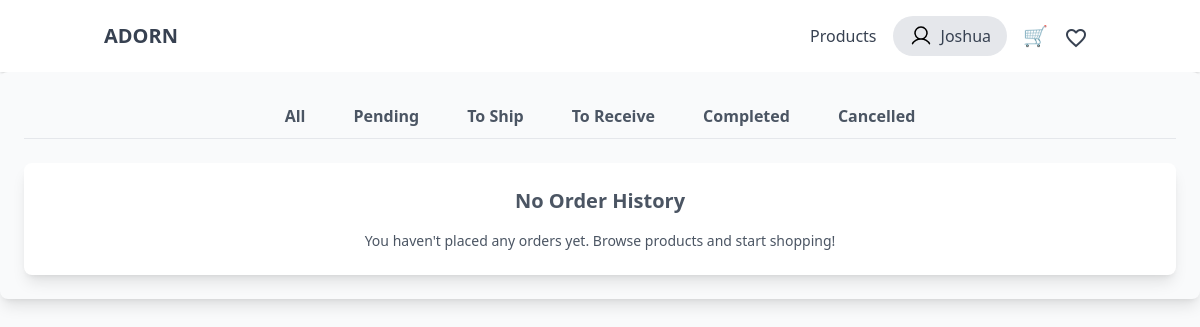
Before: /customer/orders.php (signed in) with the older database file.
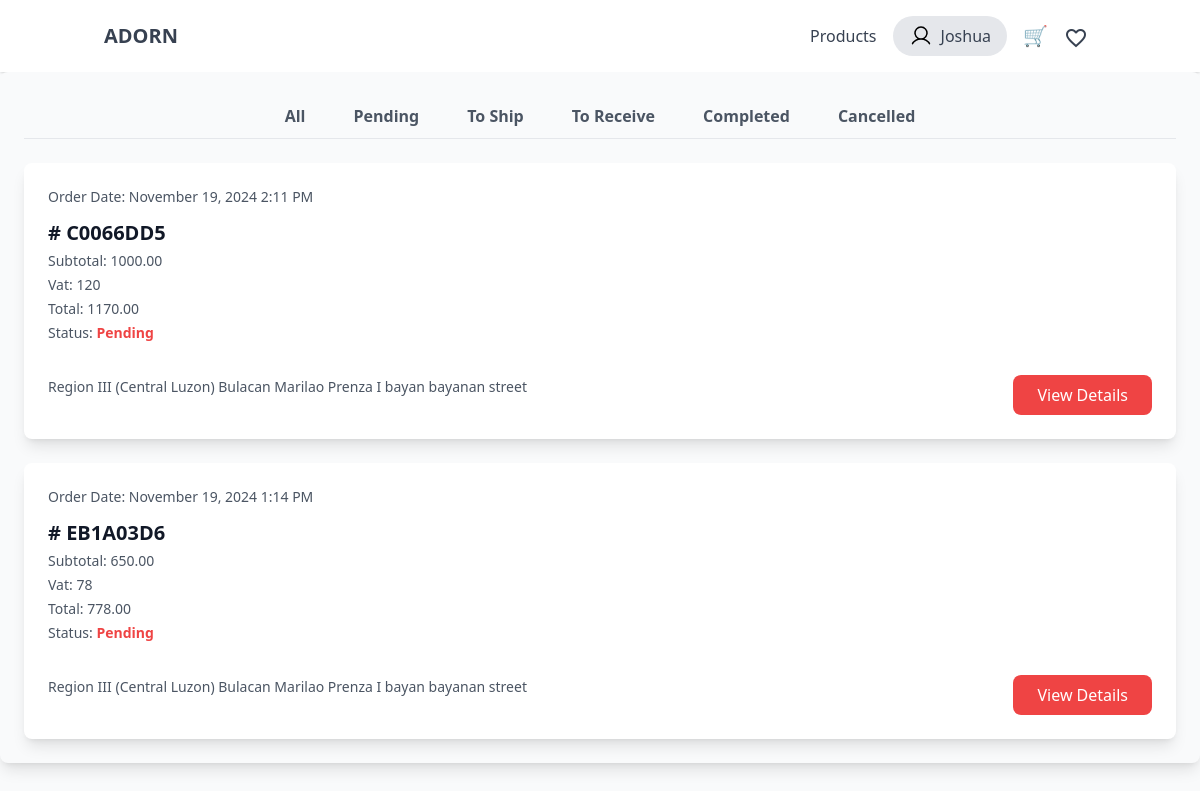
After: the same page with the newer database file.
### tables this page shows
CREATE TABLE `orders` (
  `order_id` int(11) NOT NULL,
  `order_code` varchar(255) NOT NULL,
  `order_user_id` int(11) NOT NULL,
  `mode_of_payment` varchar(255) NOT NULL,
  `proof_of_payment` varchar(255) DEFAULT NULL,
  `subtotal` decimal(10,2) NOT NULL,
  `vat` float NOT NULL,
  `sf` decimal(10,2) DEFAULT NULL,
  `total` decimal(10,2) NOT NULL,
  `delivery_address` varchar(255) NOT NULL,
  `order_date` datetime NOT NULL,
  `delivered_date` decimal(10,2) DEFAULT NULL,
  `order_status` varchar(60) NOT NULL,
  `reject_reason` varchar(255) DEFAULT NULL,
  `proof_of_del` varchar(255) DEFAULT NULL
);

### customer/orders.php (called while the page is built)
<?php
include "component/header.php";
include "backend/end-points/list_order.php";
?>
<?php include "component/footer.php"; ?>

### customer/backend/db.php (called while the page is built, shortened)
<?php
class db_connect
{
    public $host = db_host;
    public $user = db_user;
    public $pass = db_pass;
    public $name = db_name;
    public function connect()
    {
        try {
            $this->conn = new mysqli($this->host, $this->user, $this->pass, $this->name);
        } catch (\Throwable $th) {
            header("Location:setup.php");
        }
    }
}

### customer/backend/class.php (called while the page is built, shortened)
<?php
include ('db.php');
class global_class extends db_connect
{
    public function fetch_order($userID){
        $query = $this->conn->prepare("SELECT * FROM orders WHERE orders.order_user_id = '$userID' ORDER BY order_date DESC");
        if ($query->execute()) {
            $result = $query->get_result();
            return $result;
        }
    }
}

### customer/backend/end-points/list_order.php (the view, shortened to what this page needs)
<div class="flex flex-col lg:flex-row gap-6">
  <main class="flex-1 p-6 bg-gray-50 rounded-lg shadow-lg">
    <div class="flex justify-center space-x-4 space-y-2 md:space-y-0 md:space-x-4 border-b mb-6 overflow-x-auto whitespace-nowrap">
      <a href="#" class="py-2 px-4 border-b-2 border-transparent text-gray-600 hover:text-red-500 hover:border-red-500 font-semibold transition-all duration-200" data-status="all">All</a>
      <a href="#" class="py-2 px-4 text-gray-600 hover:text-red-500 font-semibold transition-all duration-200" data-status="pending">Pending</a>
      <a href="#" class="py-2 px-4 text-gray-600 hover:text-red-500 font-semibold transition-all duration-200" data-status="accept">To Ship</a>
      <a href="#" class="py-2 px-4 text-gray-600 hover:text-red-500 font-semibold transition-all duration-200" data-status="shipped">To Receive</a>
      <a href="#" class="py-2 px-4 text-gray-600 hover:text-red-500 font-semibold transition-all duration-200" data-status="delivered">Completed</a>
      <a href="#" class="py-2 px-4 text-gray-600 hover:text-red-500 font-semibold transition-all duration-200" data-status="canceled">Cancelled</a>
    </div>
    <div class="space-y-6">
      <?php
      $fetch_orders = $db->fetch_order($userID);
      if ($fetch_orders->num_rows > 0):
        while ($order = $fetch_orders->fetch_assoc()):
          $orderStatusClass = strtolower(str_replace(' ', '-', $order['order_status']));
      ?>
      <div class="bg-white shadow-lg rounded-lg p-6 transition-all duration-300 hover:shadow-xl order-card <?=$orderStatusClass?>">
        <div class="flex flex-wrap items-center gap-6">
          <div>
            <p class="text-sm text-gray-600 mb-3">Order Date: <?= date('F j, Y g:i A', strtotime($order['order_date'])) ?></p>
            <p class="font-bold text-xl text-gray-900"># <?=$order['order_code']?></p>
            <p class="text-sm text-gray-600 mt-1">Subtotal: <?=$order['subtotal']?></p>
            <p class="text-sm text-gray-600 mt-1">Vat: <?=$order['vat']?></p>
            <p class="text-sm text-gray-600 mt-1">Total: <?=$order['total']?></p>
            <p class="text-sm text-gray-600 mt-1">Status: <span class="font-semibold text-red-500"><?=$order['order_status']?></span></p>
          </div>
        </div>
        <div class="flex flex-wrap justify-between items-center mt-4 gap-4">
          <p class="text-sm text-gray-600"><?=$order['delivery_address']?></p>
          <div class="flex space-x-4 mt-4">
            <button class="bg-red-500 text-white px-6 py-2 rounded-lg hover:bg-red-600 transition-colors duration-300" onclick="location.href='view_order_details.php?order_id=<?=$order['order_id']?>'">View Details</button>
          </div>
        </div>
      </div>
      <?php endwhile; ?>
      <?php else: ?>
      <div class="bg-white shadow-lg rounded-lg p-6 text-center text-gray-600">
        <p class="text-xl font-semibold">No Order History</p>
        <p class="mt-4 text-sm">You haven't placed any orders yet. Browse products and start shopping!</p>
      </div>
      <?php endif; ?>
    </div>
  </main>
</div>

Changed rows visible on the page:
added orders: order_date "November 19, 2024 2:11 PM", order_code "C0066DD5", subtotal "1000.00", vat "120", total "1170.00", order_status "Pending", delivery_address "Region III (Central Luzon) Bulacan Marilao Prenza I bayan bayanan street"
added orders: order_date "November 19, 2024 1:14 PM", order_code "EB1A03D6", subtotal "650.00", vat "78", total "778.00", order_status "Pending", delivery_address "Region III (Central Luzon) Bulacan Marilao Prenza I bayan bayanan street"
Other visible differences:
text no longer shown: "No Order History You haven't placed any orders yet. Browse products and start shopping!"
